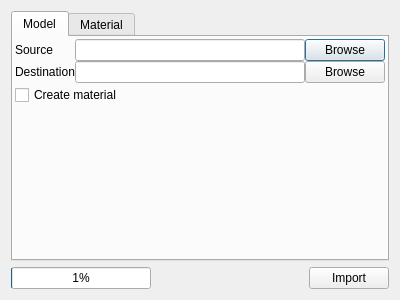
<?xml version="1.0" encoding="UTF-8"?>
<ui version="4.0">
 <class>ImportAssetDialog</class>
 <widget class="QDialog" name="ImportAssetDialog">
  <property name="geometry">
   <rect>
    <x>0</x>
    <y>0</y>
    <width>400</width>
    <height>300</height>
   </rect>
  </property>
  <property name="windowTitle">
   <string>Import asset</string>
  </property>
  <layout class="QVBoxLayout" name="verticalLayout_2">
   <item>
    <widget class="QTabWidget" name="tabWidget">
     <property name="currentIndex">
      <number>0</number>
     </property>
     <widget class="QWidget" name="tab">
      <attribute name="title">
       <string>Model</string>
      </attribute>
      <layout class="QVBoxLayout" name="verticalLayout">
       <property name="spacing">
        <number>2</number>
       </property>
       <property name="leftMargin">
        <number>2</number>
       </property>
       <property name="topMargin">
        <number>2</number>
       </property>
       <property name="rightMargin">
        <number>2</number>
       </property>
       <property name="bottomMargin">
        <number>2</number>
       </property>
       <item>
        <layout class="QGridLayout" name="gridLayout">
         <property name="spacing">
          <number>0</number>
         </property>
         <item row="2" column="0">
          <widget class="QLabel" name="label_2">
           <property name="text">
            <string>Destination</string>
           </property>
          </widget>
         </item>
         <item row="1" column="2">
          <widget class="QPushButton" name="browseSourceButton">
           <property name="text">
            <string>Browse</string>
           </property>
          </widget>
         </item>
         <item row="1" column="1">
          <widget class="QLineEdit" name="sourceInput"/>
         </item>
         <item row="1" column="0">
          <widget class="QLabel" name="label">
           <property name="text">
            <string>Source</string>
           </property>
          </widget>
         </item>
         <item row="2" column="1">
          <widget class="QLineEdit" name="destinationInput"/>
         </item>
         <item row="2" column="2">
          <widget class="QPushButton" name="browseDestinationButton">
           <property name="text">
            <string>Browse</string>
           </property>
          </widget>
         </item>
        </layout>
       </item>
       <item>
        <widget class="QCheckBox" name="checkBox">
         <property name="text">
          <string>Create material</string>
         </property>
        </widget>
       </item>
       <item>
        <spacer name="verticalSpacer">
         <property name="orientation">
          <enum>Qt::Vertical</enum>
         </property>
         <property name="sizeHint" stdset="0">
          <size>
           <width>20</width>
           <height>40</height>
          </size>
         </property>
        </spacer>
       </item>
      </layout>
     </widget>
     <widget class="QWidget" name="tab_2">
      <attribute name="title">
       <string>Material</string>
      </attribute>
     </widget>
    </widget>
   </item>
   <item>
    <layout class="QHBoxLayout" name="horizontalLayout_2">
     <item>
      <widget class="QProgressBar" name="progressBar">
       <property name="value">
        <number>1</number>
       </property>
      </widget>
     </item>
     <item>
      <widget class="QLabel" name="statusLabel">
       <property name="text">
        <string/>
       </property>
      </widget>
     </item>
     <item>
      <spacer name="horizontalSpacer">
       <property name="orientation">
        <enum>Qt::Horizontal</enum>
       </property>
       <property name="sizeHint" stdset="0">
        <size>
         <width>40</width>
         <height>20</height>
        </size>
       </property>
      </spacer>
     </item>
     <item>
      <widget class="QPushButton" name="importButton">
       <property name="text">
        <string>Import</string>
       </property>
      </widget>
     </item>
    </layout>
   </item>
  </layout>
 </widget>
 <resources/>
 <connections/>
</ui>
